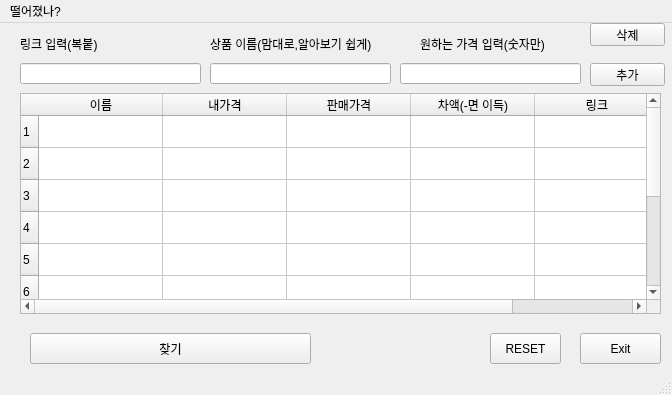
<?xml version="1.0" encoding="UTF-8"?>
<ui version="4.0">
 <class>MainWindow</class>
 <widget class="QMainWindow" name="MainWindow">
  <property name="geometry">
   <rect>
    <x>0</x>
    <y>0</y>
    <width>672</width>
    <height>395</height>
   </rect>
  </property>
  <property name="windowTitle">
   <string>MainWindow</string>
  </property>
  <widget class="QWidget" name="centralwidget">
   <widget class="QPushButton" name="search_btn">
    <property name="geometry">
     <rect>
      <x>30</x>
      <y>310</y>
      <width>281</width>
      <height>31</height>
     </rect>
    </property>
    <property name="text">
     <string>찾기</string>
    </property>
   </widget>
   <widget class="QPushButton" name="exit_btn">
    <property name="geometry">
     <rect>
      <x>580</x>
      <y>310</y>
      <width>81</width>
      <height>31</height>
     </rect>
    </property>
    <property name="text">
     <string>Exit</string>
    </property>
   </widget>
   <widget class="QPushButton" name="create_btn">
    <property name="geometry">
     <rect>
      <x>490</x>
      <y>310</y>
      <width>71</width>
      <height>31</height>
     </rect>
    </property>
    <property name="text">
     <string>RESET</string>
    </property>
   </widget>
   <widget class="QLineEdit" name="lineEdit">
    <property name="geometry">
     <rect>
      <x>20</x>
      <y>40</y>
      <width>181</width>
      <height>21</height>
     </rect>
    </property>
   </widget>
   <widget class="QLineEdit" name="lineEdit_2">
    <property name="geometry">
     <rect>
      <x>400</x>
      <y>40</y>
      <width>181</width>
      <height>21</height>
     </rect>
    </property>
   </widget>
   <widget class="QLabel" name="label">
    <property name="geometry">
     <rect>
      <x>20</x>
      <y>10</y>
      <width>101</width>
      <height>21</height>
     </rect>
    </property>
    <property name="text">
     <string>링크 입력(복붙)</string>
    </property>
   </widget>
   <widget class="QLabel" name="label_2">
    <property name="geometry">
     <rect>
      <x>420</x>
      <y>10</y>
      <width>141</width>
      <height>21</height>
     </rect>
    </property>
    <property name="text">
     <string>원하는 가격 입력(숫자만)</string>
    </property>
   </widget>
   <widget class="QPushButton" name="del_btn">
    <property name="geometry">
     <rect>
      <x>590</x>
      <y>0</y>
      <width>75</width>
      <height>23</height>
     </rect>
    </property>
    <property name="text">
     <string>삭제</string>
    </property>
   </widget>
   <widget class="QPushButton" name="add_btn">
    <property name="geometry">
     <rect>
      <x>590</x>
      <y>40</y>
      <width>75</width>
      <height>23</height>
     </rect>
    </property>
    <property name="text">
     <string>추가</string>
    </property>
   </widget>
   <widget class="QLineEdit" name="lineEdit_3">
    <property name="geometry">
     <rect>
      <x>210</x>
      <y>40</y>
      <width>181</width>
      <height>21</height>
     </rect>
    </property>
   </widget>
   <widget class="QLabel" name="label_3">
    <property name="geometry">
     <rect>
      <x>210</x>
      <y>10</y>
      <width>201</width>
      <height>21</height>
     </rect>
    </property>
    <property name="text">
     <string>상품 이름(맘대로,알아보기 쉽게)</string>
    </property>
   </widget>
   <widget class="QTableWidget" name="tableWidget">
    <property name="geometry">
     <rect>
      <x>20</x>
      <y>70</y>
      <width>641</width>
      <height>221</height>
     </rect>
    </property>
    <property name="defaultDropAction">
     <enum>Qt::LinkAction</enum>
    </property>
    <property name="textElideMode">
     <enum>Qt::ElideMiddle</enum>
    </property>
    <property name="gridStyle">
     <enum>Qt::SolidLine</enum>
    </property>
    <attribute name="horizontalHeaderMinimumSectionSize">
     <number>34</number>
    </attribute>
    <attribute name="horizontalHeaderDefaultSectionSize">
     <number>124</number>
    </attribute>
    <attribute name="verticalHeaderDefaultSectionSize">
     <number>32</number>
    </attribute>
    <row>
     <property name="text">
      <string>1</string>
     </property>
    </row>
    <row>
     <property name="text">
      <string>2</string>
     </property>
    </row>
    <row>
     <property name="text">
      <string>3</string>
     </property>
    </row>
    <row>
     <property name="text">
      <string>4</string>
     </property>
    </row>
    <row>
     <property name="text">
      <string>5</string>
     </property>
    </row>
    <row>
     <property name="text">
      <string>6</string>
     </property>
    </row>
    <row>
     <property name="text">
      <string>7</string>
     </property>
    </row>
    <row>
     <property name="text">
      <string>8</string>
     </property>
    </row>
    <row>
     <property name="text">
      <string>9</string>
     </property>
    </row>
    <row>
     <property name="text">
      <string>10</string>
     </property>
    </row>
    <column>
     <property name="text">
      <string>이름</string>
     </property>
    </column>
    <column>
     <property name="text">
      <string>내가격</string>
     </property>
    </column>
    <column>
     <property name="text">
      <string>판매가격</string>
     </property>
    </column>
    <column>
     <property name="text">
      <string>차액(-면 이득)</string>
     </property>
    </column>
    <column>
     <property name="text">
      <string>링크</string>
     </property>
    </column>
   </widget>
  </widget>
  <widget class="QMenuBar" name="menubar">
   <property name="geometry">
    <rect>
     <x>0</x>
     <y>0</y>
     <width>672</width>
     <height>21</height>
    </rect>
   </property>
   <widget class="QMenu" name="menu">
    <property name="title">
     <string>떨어졌나?</string>
    </property>
   </widget>
   <addaction name="menu"/>
  </widget>
  <widget class="QStatusBar" name="statusbar"/>
 </widget>
 <resources/>
 <connections/>
</ui>
